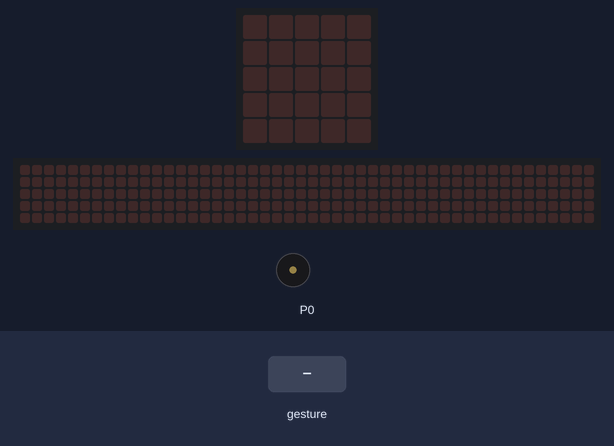
Simulated run of this program. Board: BBC micro:bit (MakeCode). On the bench: the board's 5×5 LED display, a strip that is not on the board, showing the scrolling text unrolled, buzzer (waves = sounding). Inputs (shaded band) come from the test bench. A tilt is held for 1.5 s and a shake lasts 1 s, then the board lies face up again; the 48×5 strip is a reading aid, not a part: it shows the text the display is scrolling, unrolled, one strip-width of it at a time.

Above: at 1.2 s.
1.3 s: gesture 'shake'
At 3.77 s:
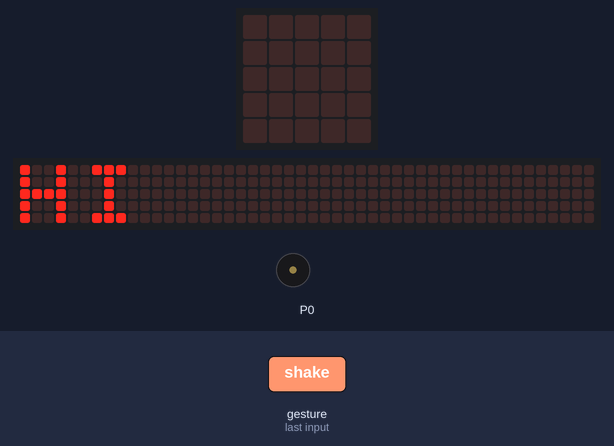
At 4.6 s:
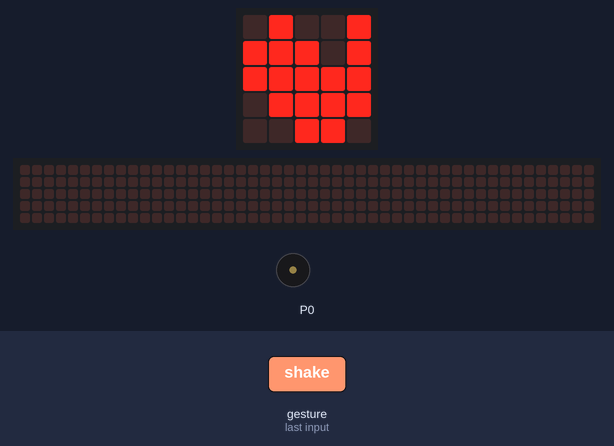
Timing chart, 0 to 13.3 s (numbered marks = the images above; inputs shaded):
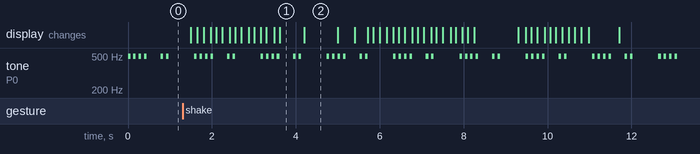

The program:

main.ts
```typescript
input.onGesture(Gesture.Shake, function () {
    basic.showString("HI")
    basic.showLeds(`
        . # . . #
        # # # . #
        # # # # #
        . # # # #
        . . # # .
        `)
    basic.showLeds(`
        . # . . #
        # # # . #
        # # # # #
        . # # # #
        . . # # .
        `)
    basic.showLeds(`
        . . . . .
        . . . . .
        . . . . .
        . . . . .
        . . . . .
        `)
    basic.showString("... ..")
})
basic.forever(function () {
    music.play(music.stringPlayable("B - B - B - B - ", 1000), music.PlaybackMode.UntilDone)
    music.play(music.stringPlayable("- - - - B - B - ", 1000), music.PlaybackMode.UntilDone)
    music.play(music.stringPlayable("- - - - - - - - ", 1000), music.PlaybackMode.UntilDone)
})
```

test.ts
```typescript
// testes vão aqui; isto não será compilado quando este pacote for usado como uma extensão.
```

Measured:
- after the input at 1.3 s, the display: changes after 0.20 s (image 1)
- by itself, tone on P0: repeats every 1.6 s: 3 × (silent 0.07 s, 494 Hz 0.06 s), silent 0.33 s, 494 Hz 0.06 s, silent 0.07 s, 494 Hz 0.06 s, silent 0.61 s, 494 Hz 0.06 s
- what the display in image 1 shows lasts 0.6 s, from 3.6 s to 4.2 s
